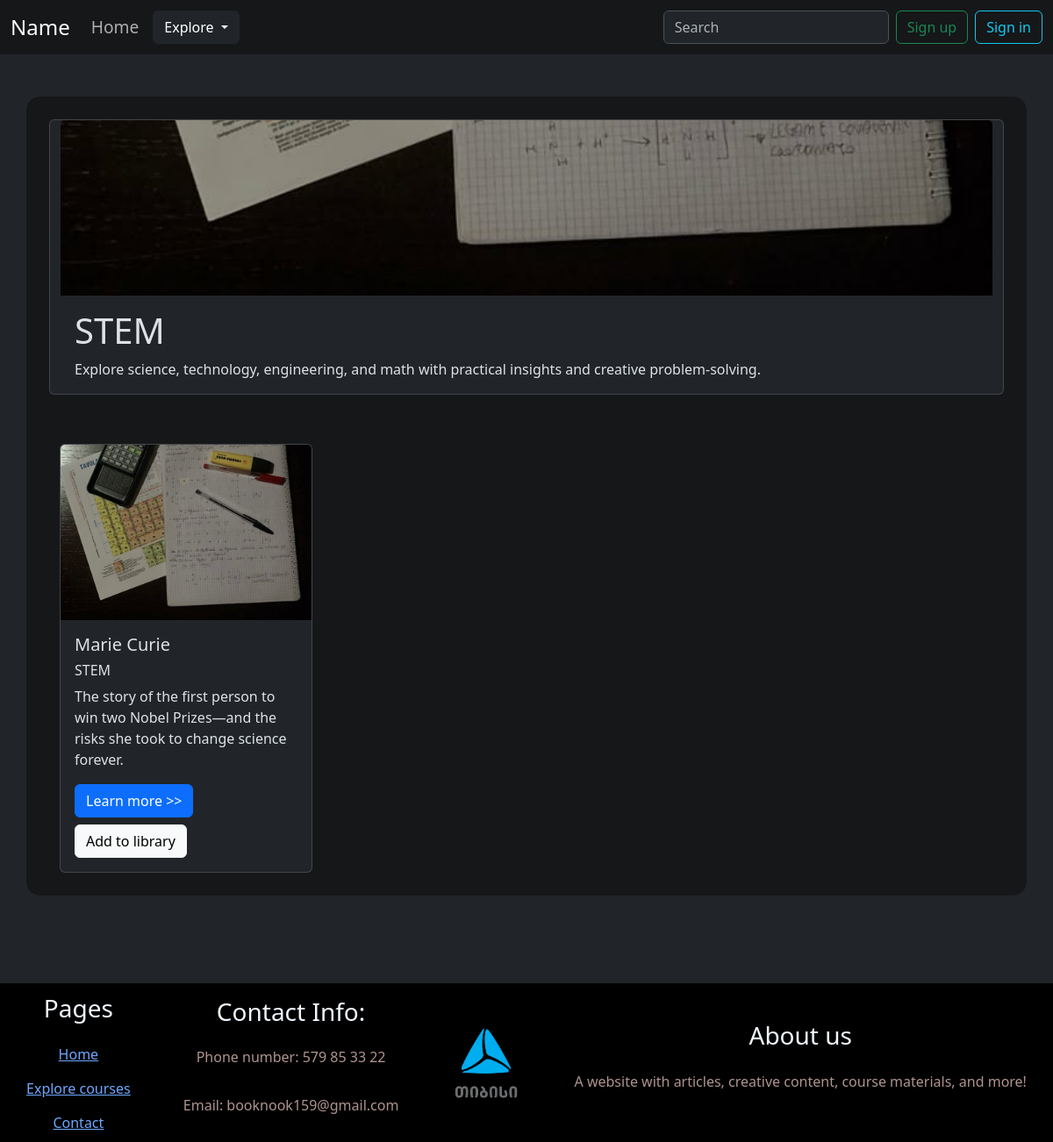
Screenshot of /category/STEM with the database file from the repository.
### models.py (models this page shows, shortened)
class BaseModel:
    def create(self):
        db.session.add(self)
        db.session.commit()

class Category(db.Model, BaseModel):
    __tablename__ = "categories"
    id = db.Column(db.Integer(), primary_key=True)
    Name = db.Column(db.String(), nullable=False)
    Description = db.Column(db.String(), nullable=False)
    image = db.Column(db.String(), nullable=False)
    Link = db.Column(db.String(), nullable=False)

class Article(db.Model, BaseModel):
    __tablename__ = "articles"
    id = db.Column(db.Integer(), primary_key=True)
    category = db.Column(db.String(), nullable=False)
    heading = db.Column(db.String(), nullable=False)
    description = db.Column(db.String(), nullable=False)
    summary = db.Column(db.String(), nullable=False)
    Subheading1 = db.Column(db.String(), nullable=False)
    text1 = db.Column(db.String(), nullable=False)
    Subheading2 = db.Column(db.String(), nullable=False)
    text2 = db.Column(db.String(), nullable=False)
    Subheading3 = db.Column(db.String(), nullable=False)
    text3 = db.Column(db.String(), nullable=False)
    Subheading4 = db.Column(db.String(), nullable=False)
    text4 = db.Column(db.String(), nullable=False)
    Subheading5= db.Column(db.String(),  default="")
    text5 = db.Column(db.String(),  default="")
    image = db.Column(db.String(), default="defaul_photo.jpg")
    created_at = db.Column(db.DateTime, default=datetime.utcnow)

### routes.py (the view)
@app.route('/category/<category_name>')
def category_page(category_name):
    category_list = Category.query.filter_by(Name=category_name).all()
    article_list = Article.query.filter_by(category=category_name).all()
    return render_template('category.html', article_list=article_list, category_list=category_list)

### templates/category.html (shortened to what this page needs)
{% extends "base.html" %}
{% block content %}
<div class="row list">
    {% for category in category_list %}
    <div class="card mb-3">
        <img src="/static/images/{{ category['image'] }}" class="card-img-top">
        <div class="card-body">
            <h1 class="card-title">{{category['Name']}}</h1>
            <p class="card-text">{{category['Description']}}</p>
        </div>
    </div>
        {% endfor %}
<div style="display: flex; justify-content: flex-start; gap: 30px; flex-wrap: wrap;">
    {% for article in article_list %}
    <div class="card" style="width: 18rem;">
    <img src="/static/images/{{ article['image'] }}" class="card-img-top" alt="...">
    <div class="card-body">
        <h5 class="card-title">{{ article['heading'] }}</h5>
        <h6 class="card-title">{{ article['category'] }}</h6>
        <p class="card-text">{{ article['description'] }}</p>
        <a href="/category/{{ article['category'] }}/{{article['id']}}" class="btn btn-primary me-3">Learn more >></a>
         <a href="/save_article/{{ article['id'] }}" class="btn btn-light me-3" style="margin-top: 0.5rem;">Add to library</a>
    </div>
    </div>
    {% endfor %}
</div>
</div>
{% endblock %}

### static/css/styles.css (style rules this page uses)
.list { display: flex; gap: 20px; margin: 10px; }
.card-img-top { width: 100%; height: 200px; object-fit: cover; object-position: 30% 100%; }

### rows the page displays
Category: image (picture), Name "STEM", Description "Explore science, technology, engineering, and math with practical insights and creative problem-solving."
Article: image (picture), heading "Marie Curie", category "STEM", description "The story of the first person to win two Nobel Prizes—and the risks she took to change science forever."
